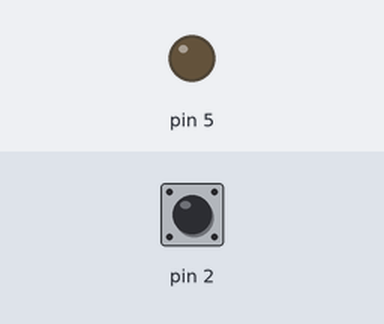
Bench run of a sketch on a simulated Arduino Uno, built with avr-gcc and run on an emulated ATmega328P. Shown: output pins drawn as LEDs (lit = HIGH). The test bench sets the inputs (shaded band); at power-on: pin 2 HIGH.

Above: at 1.2 s.
1.3 s: pin 2 pulled LOW for 0.15 s
At 1.37 s:
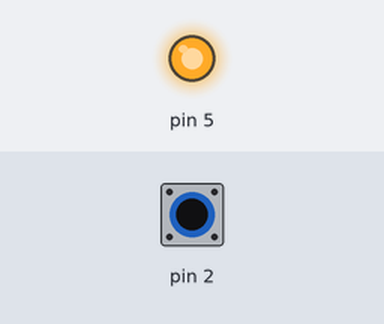
2.9 s: pin 2 pulled LOW for 3.2 s
At 6.7 s:
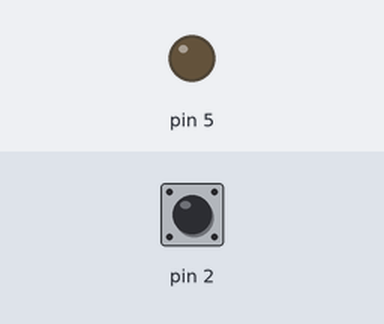
Timing chart, 0 to 8.2 s (numbered marks = the images above; inputs shaded):
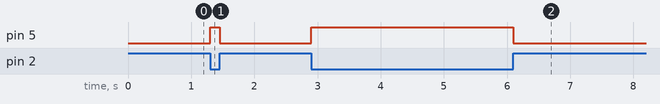

Measured:
- after the input at 1.3 s, pin 5: LOW → HIGH at once, → LOW 0.15 s later
- after the input at 2.9 s, pin 5: LOW → HIGH at once, → LOW 3.2 s later

The sketch:

button-controlled-led.ino
```cpp
void setup() {
	pinMode(2, INPUT_PULLUP);
	pinMode(5, OUTPUT);
}

void loop() {
	int sensorValue = digitalRead(2);

	if (sensorValue) {
		digitalWrite(5, LOW);
	}
	else {
		digitalWrite(5, HIGH);
	}
}
```
